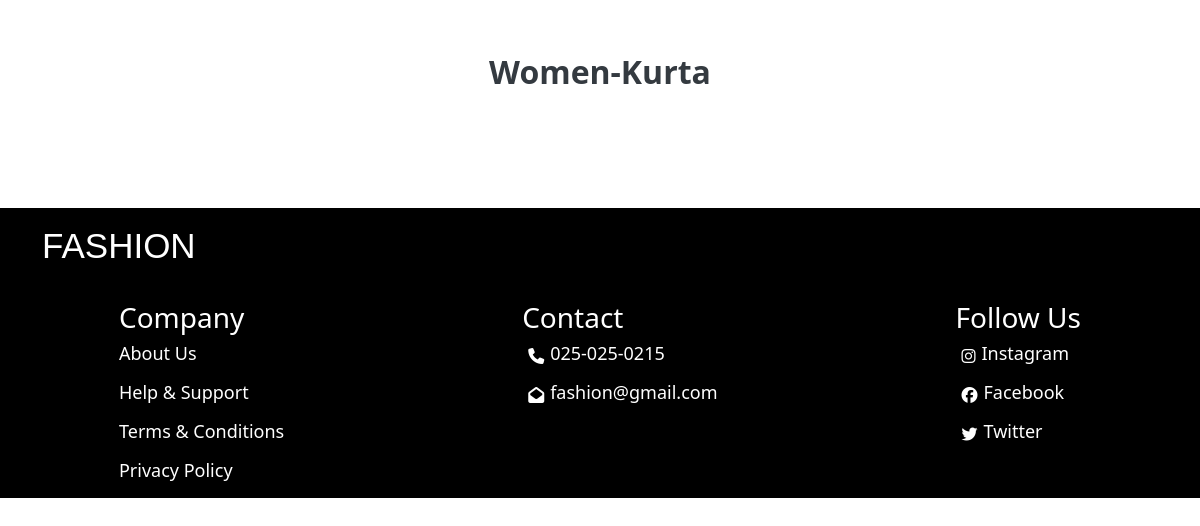
Page /kurta on the earlier database version.
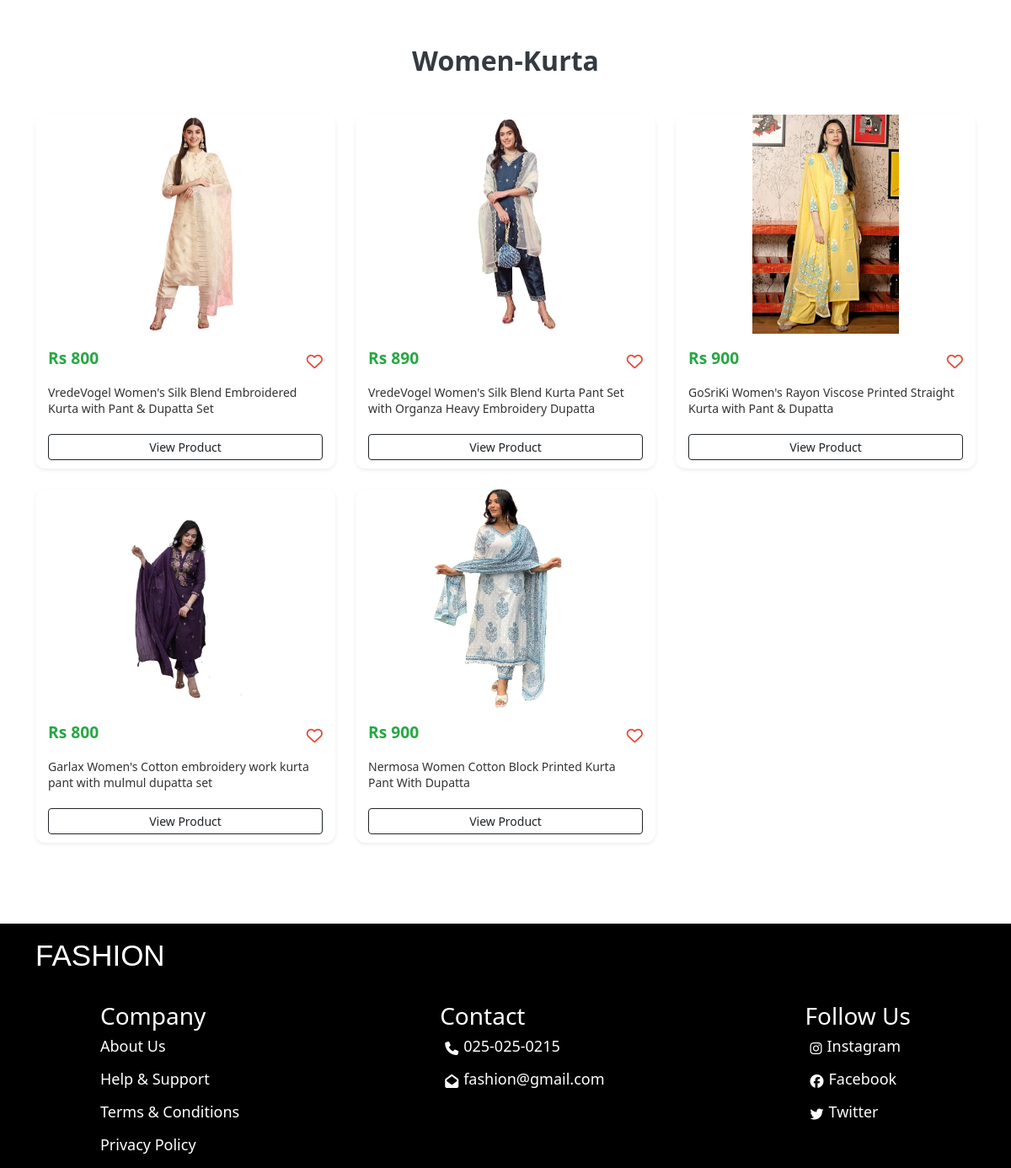
Same page on the later database version.
### clothes/models.py (models this page shows)
class clothes(models.Model):
    clothname = models.CharField(max_length=100)
    clothprice = models.IntegerField()
    clothescat = models.CharField(choices=category,max_length=200)
    clothesdesc = models.TextField()
    clothimg = models.ImageField()

### clothes/views.py (the view)
# urls.py: path('kurta', views.kurta),
def kurta(req):
    db = clothes.objects.filter(clothescat='kurta').values()
    cd = list(db)
    return render(req, 'kurta.html',context={'data':cd})

### clothes/templates/kurta.html (shortened to what this page needs)
{% load static %}
<!DOCTYPE html>
<html lang="en">
<head>
    <link href="https://cdn.jsdelivr.net/npm/bootstrap@5.3.3/dist/css/bootstrap.min.css" rel="stylesheet">
    <link rel="stylesheet" href="https://cdnjs.cloudflare.com/ajax/libs/font-awesome/6.6.0/css/all.min.css" />
    <link rel="stylesheet" href={% static 'styles.css' %}>
</head>
<body>
      <div class="container py-5">
        <div class="store-header">Women-Kurta</div>
        <div class="row g-4">
          {% for i in data %}
          <div class="col-lg-4 col-md-6 col-sm-12">
            <div class="product-card shadow-sm">
              <div class="image-wrapper">
                <img src="{% static 'clothimg/' %}{{ i.clothimg }}" alt="Product" class="product-image">
              </div>
              <div class="card-body">
                <div class="d-flex justify-content-between align-items-center mb-2">
                  <span class="product-price">Rs {{ i.clothprice }}</span>
                  <i class="fa-regular fa-heart like-icon"></i>
                </div>
                <p class="product-title">
                  {{ i.clothname }}
                </p>
                <a href="productshow/{{i.id}}" class="btn btn-outline-dark btn-sm mt-2 w-100">View Product</a>
              </div>
            </div>
          </div>
          {% endfor %}
        </div>
      </div>
      <div class="downpart" style="margin-top: 4%;">
        <div class="sc d-flex" style="margin-left: 30px; padding: 12px">
            <p class="logo">FASHION</p>
        </div>
        <div class="down">
            <div class="infoserv">
                <h3>Company</h3>
                <div class="sa">
                    <a href="about">
                        <p>About Us</p>
                    </a>
                    <a href="help">
                        <p>Help & Support</p>
                    </a>
                    <a href="term">
                        <p>Terms & Conditions</p>
                    </a>
                    <a href="privacy">
                        <p>Privacy Policy</p>
                    </a>
                </div>
            </div>
            <div class="contact">
                <h3>Contact</h3>
                <div class="sa">
                    <div class="sso d-flex">
                        <i class="fa-solid fa-phone"></i>
                        <p>025-025-0215</p>
                    </div>
                    <div class="sso d-flex">
                        <i class="fa-solid fa-envelope-open"></i>
                        <p>fashion@gmail.com</p>
                    </div>
                </div>
            </div>
            <div class="social">
                <h3>Follow Us</h3>
                <div class="sa sss">
                    <a href="https://www.instagram.com/accounts/login/?hl=en" style="text-decoration: none; color: white">
                        <div class="sso d-flex">
                            <i class="fa-brands fa-instagram"></i>
                            <p>Instagram</p>
                        </div>
                    </a>
                    <a href="https://www.facebook.com/" style="text-decoration: none; color: white">
                        <div class="sso d-flex">
                            <i class="fa-brands fa-facebook"></i>
                            <p>Facebook</p>
                        </div>
                    </a>
                    <a href="https://x.com/login" style="text-decoration: none; color: white">
                        <div class="sso d-flex">
                            <i class="fa-brands fa-twitter"></i>
                            <p>Twitter</p>
                        </div>
                    </a>
                </div>
            </div>
        </div>
    </div>
</body>
</html>

Differences in the rows shown:
added clothes: clothimg (picture), clothprice "800", clothname "VredeVogel Women's Silk Blend Embroidered Kurta with Pant & Dupatta Set"
added clothes: clothimg (picture), clothprice "890", clothname "VredeVogel Women's Silk Blend Kurta Pant Set with Organza Heavy Embroidery Dupatta"
added clothes: clothimg (picture), clothprice "900", clothname "GoSriKi Women's Rayon Viscose Printed Straight Kurta with Pant & Dupatta"
added clothes: clothimg (picture), clothprice "800", clothname "Garlax Women's Cotton embroidery work kurta pant with mulmul dupatta set"
added clothes: clothimg (picture), clothprice "900", clothname "Nermosa Women Cotton Block Printed Kurta Pant With Dupatta"
